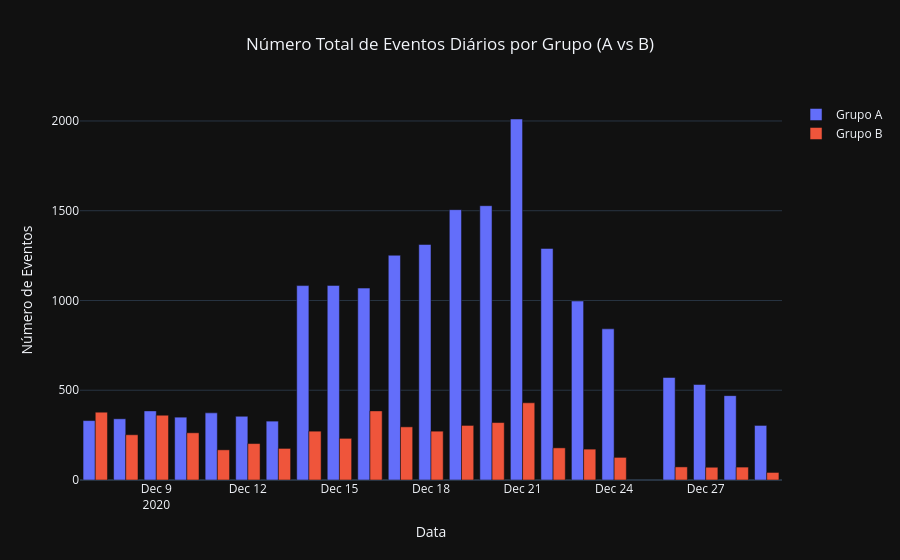

The cell this chart's notebook holds for it:
### Markdown cell above
As campanhas de marketing podem ter influenciado nos grupos, mesmo que seja igualmente é importante destacar.

### Code cell
# Junta eventos com a informação do grupo
df_events_grouped = df_events.merge(df_participants[['user_id', 'group']], on='user_id', how='inner')

# Conta eventos por dia e por grupo
events_by_day_group = df_events_grouped.groupby([df_events_grouped['event_dt'].dt.date, 'group']).size().unstack(fill_value=0)
events_by_day_group.index = pd.to_datetime(events_by_day_group.index)

# Cria o gráfico
fig = go.Figure()

fig.add_trace(go.Bar(
    x=events_by_day_group.index,
    y=events_by_day_group['A'],
    name='Grupo A'
))

fig.add_trace(go.Bar(
    x=events_by_day_group.index,
    y=events_by_day_group['B'],
    name='Grupo B'
))

fig.update_layout(
    title_text='Número Total de Eventos Diários por Grupo (A vs B)',
    title_x=0.5,
    xaxis_title="Data",
    yaxis_title="Número de Eventos",
    template='plotly_dark'
)

fig.show()

### Figure 1 — Plotly figure (JSON) as saved in the notebook; plotly's stock layout.template omitted (floating-point values rounded to 4 significant figures)
{"data": [{"name": "Grupo A", "type": "bar", "x": ["2020-12-07T00:00:00.000000000", "2020-12-08T00:00:00.000000000", "2020-12-09T00:00:00.000000000", "2020-12-10T00:00:00.000000000", "2020-12-11T00:00:00.000000000", "2020-12-12T00:00:00.000000000", "2020-12-13T00:00:00.000000000", "2020-12-14T00:00:00.000000000", "2020-12-15T00:00:00.000000000", "2020-12-16T00:00:00.000000000", "2020-12-17T00:00:00.000000000", "2020-12-18T00:00:00.000000000", "2020-12-19T00:00:00.000000000", "2020-12-20T00:00:00.000000000", "2020-12-21T00:00:00.000000000", "2020-12-22T00:00:00.000000000", "2020-12-23T00:00:00.000000000", "2020-12-24T00:00:00.000000000", "2020-12-26T00:00:00.000000000", "2020-12-27T00:00:00.000000000", "2020-12-28T00:00:00.000000000", "2020-12-29T00:00:00.000000000"], "y": [331, 341, 385, 350, 374, 355, 328, 1083, 1084, 1069, 1252, 1312, 1506, 1528, 2011, 1290, 997, 842, 571, 532, 470, 304]}, {"name": "Grupo B", "type": "bar", "x": ["2020-12-07T00:00:00.000000000", "2020-12-08T00:00:00.000000000", "2020-12-09T00:00:00.000000000", "2020-12-10T00:00:00.000000000", "2020-12-11T00:00:00.000000000", "2020-12-12T00:00:00.000000000", "2020-12-13T00:00:00.000000000", "2020-12-14T00:00:00.000000000", "2020-12-15T00:00:00.000000000", "2020-12-16T00:00:00.000000000", "2020-12-17T00:00:00.000000000", "2020-12-18T00:00:00.000000000", "2020-12-19T00:00:00.000000000", "2020-12-20T00:00:00.000000000", "2020-12-21T00:00:00.000000000", "2020-12-22T00:00:00.000000000", "2020-12-23T00:00:00.000000000", "2020-12-24T00:00:00.000000000", "2020-12-26T00:00:00.000000000", "2020-12-27T00:00:00.000000000", "2020-12-28T00:00:00.000000000", "2020-12-29T00:00:00.000000000"], "y": [378, 252, 361, 263, 168, 203, 176, 272, 232, 385, 296, 272, 304, 320, 430, 179, 172, 126, 73, 71, 72, 42]}], "layout": {"title": {"text": "Número Total de Eventos Diários por Grupo (A vs B)", "x": 0.5}, "xaxis": {"title": {"text": "Data"}}, "yaxis": {"title": {"text": "Número de Eventos"}}}}
